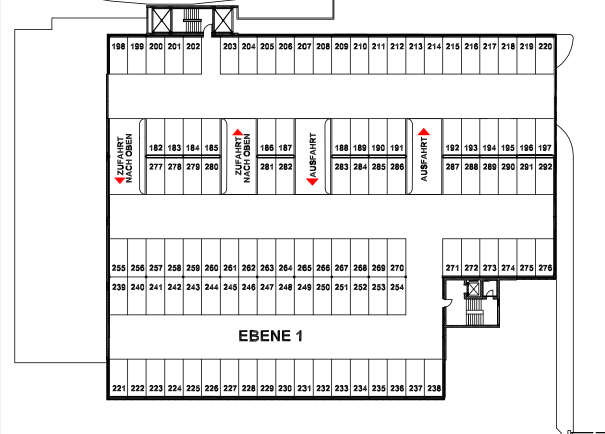
#> input picture test.png, 1210 x 868 px (shown at 1/2 size)
$ python -i test.py   (imports and definitions only)
#> lines starting #> are read from the running program, lines starting #| are printed output that depends on the picture; after the words box and inside, x2 and y2 are one past the last pixel; in counts of white or black regions, pixels touching at a corner belong together
import cv2
import numpy as np
import os
import io
import sys
import time
import fitz  # PyMuPDF
from PIL import Image, ImageTk
import tkinter as tk
from tkinter import ttk, filedialog, messagebox
import json

class RectangleEditor:
    # [609 lines left out: functions __init__, setup_ui, open_file, load_file, display_image_on_canvas, auto_detect and 20 more, not called in this run]


def is_pdf_file(file_path):
    """
    Überprüft, ob die angegebene Datei eine PDF-Datei ist.

    :param file_path: Pfad zur Datei
    :return: True wenn PDF, False sonst
    """
    return file_path.lower().endswith('.pdf')

# [46 lines left out: functions convert_pdf_to_images, pil_to_opencv, not called in this run]

def detect_rectangles(file_path, min_area=1000, epsilon_coef=0.02):
    """
    Erkennt Rechtecke in einem Bild oder PDF und gibt deren Bounding-Box-Koordinaten aus.

    :param file_path: Pfad zum Eingangsbild oder PDF
    :param min_area: Minimale Fläche eines Konturs, damit es als Rechteck gilt
    :param epsilon_coef: Koeffizient für die Polygon-Approximation
    :return: Liste von Rechtecken als (x_min, y_min, x_max, y_max) pro Seite/Bild
    """
#> called with file_path = 'test.png', min_area = 1000, epsilon_coef = 0.02
    all_rectangles = []

    # Überprüfen, ob es sich um eine PDF-Datei handelt
    if is_pdf_file(file_path):
        print(f"PDF-Datei erkannt: {file_path}")
        pil_images = convert_pdf_to_images(file_path)

        if not pil_images:
            print("Fehler: Konnte PDF nicht in Bilder konvertieren.")
            return all_rectangles

        print(f"PDF hat {len(pil_images)} Seite(n).")

        # Jede Seite der PDF verarbeiten
        for page_num, pil_image in enumerate(pil_images, start=1):
            print(f"\nVerarbeite Seite {page_num}...")
            img = pil_to_opencv(pil_image)
            rectangles = process_image_for_rectangles(img, min_area, epsilon_coef)

            # Rechtecke für diese Seite ausgeben
            print(f"Seite {page_num}: {len(rectangles)} Rechteck(e) gefunden")
            for idx, (x1, y1, x2, y2) in enumerate(rectangles, start=1):
                print(f"  Rechteck {idx}: x_min={x1}, y_min={y1}, x_max={x2}, y_max={y2}")

            all_rectangles.append(rectangles)

            # Visualisierung für jede Seite speichern
            cv2.imwrite(f"detected_rectangles_page_{page_num}.png", img)

    else:
        # Normales Bild verarbeiten
        print(f"Bild-Datei erkannt: {file_path}")
        img = cv2.imread(file_path)
#> img is the input picture: shape (868, 1210, 3); mean B, G, R 233.5, 233.5, 233.7
        if img is None:
            print(f"Fehler: Konnte Bild nicht laden: {file_path}")
            return all_rectangles

        rectangles = process_image_for_rectangles(img, min_area, epsilon_coef)

        # Rechtecke ausgeben
        for idx, (x1, y1, x2, y2) in enumerate(rectangles, start=1):
            print(f"Rechteck {idx}: x_min={x1}, y_min={y1}, x_max={x2}, y_max={y2}")

        all_rectangles.append(rectangles)

        # Visualisierung speichern
        cv2.imwrite("detected_rectangles.png", img)

    return all_rectangles

def process_image_for_rectangles(img, min_area=1000, epsilon_coef=0.02):
    """
    Verarbeitet ein OpenCV-Bild und erkennt Rechtecke darin.

    :param img: OpenCV-Bild (BGR-Format)
    :param min_area: Minimale Fläche eines Konturs
    :param epsilon_coef: Koeffizient für die Polygon-Approximation
    :return: Liste von Rechtecken als (x_min, y_min, x_max, y_max)
    """
#> called with min_area = 1000, epsilon_coef = 0.02
    gray = cv2.cvtColor(img, cv2.COLOR_BGR2GRAY)
    blurred = cv2.GaussianBlur(gray, (5, 5), 0)
    edges = cv2.Canny(blurred, 50, 150)
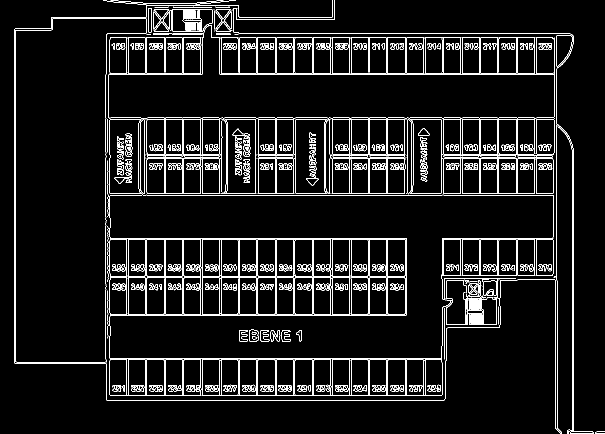
#> edges: shape (868, 1210) (shown at 1/2 size); 6.3% white in thin lines or dots

    contours, _ = cv2.findContours(edges, cv2.RETR_LIST, cv2.CHAIN_APPROX_SIMPLE)
#> contours = 1312 contours, 516 with area under 20; largest, box (x1, y1, x2, y2) and area: (219, 389, 1107, 792) 239104, (217, 50, 1110, 310) 152478, (219, 389, 1107, 718) 144053, (217, 50, 1109, 237) 79618, (404, 478, 811, 554) 29320
    rectangles = []

    for cnt in contours:
        area = cv2.contourArea(cnt)
        if area < min_area:
            continue

        # Polygon-Approximation
        peri = cv2.arcLength(cnt, True)
        approx = cv2.approxPolyDP(cnt, epsilon_coef * peri, True)

        # Vier Eckpunkte = mögliches Rechteck
        if len(approx) == 4 and cv2.isContourConvex(approx):
            xs = [pt[0][0] for pt in approx]
            ys = [pt[0][1] for pt in approx]
            x_min, x_max = min(xs), max(xs)
            y_min, y_max = min(ys), max(ys)
            rectangles.append((x_min, y_min, x_max, y_max))

            # Rechtecke im Bild markieren
            cv2.drawContours(img, [approx], -1, (0, 255, 0), 2)
#> this loop made 1312 passes
#> (area, peri, xs, ys, x_min, x_max, y_min, y_max) on passes 126, 127, 128, 129, 131, 132, 133, 134: (2439, 208.5, [851, 883, 882, 850], [719, 720, 791, 790], 850, 883, 719, 791), (2444.5, 209.1, [814, 847, 846, 813], [719, 721, 791, 790], 813, 847, 719, 791), (2516.5, 211.1, [777, 810, 809, 775], [719, 720, 791, 790], 775, 810, 719, 791), (2452.5, 210.7, [740, 772, 771, 738], [719, 720, 791, 790], 738, 772, 719, 791), (2444.5, 209.1, [703, 736, 735, 702], [719, 721, 791, 790], 702, 736, 719, 791), (2516.5, 211.1, [665, 699, 698, 664], [719, 721, 791, 790], 664, 699, 719, 791), (2447.5, 209.9, [629, 661, 660, 627], [719, 720, 791, 790], 627, 661, 719, 791), (2514.5, 211.9, [591, 624, 623, 589], [719, 720, 791, 790], 589, 624, 719, 791)
#> (area, peri, xs) on pass 538: (2505, 211.3, [705, 736, 734, 702])
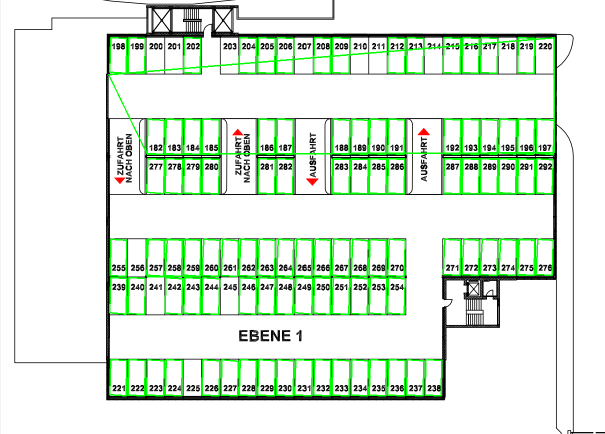
#> img: shape (868, 1210, 3) (shown at 1/2 size); 6.29% of pixels changed, all inside (x1, y1, x2, y2) = (216, 74, 1110, 793)
#> after the loop, rectangles = 104 items, first 6: (850, 719, 883, 791), (813, 719, 847, 791), (775, 719, 810, 791), (738, 719, 772, 791), (702, 719, 736, 791), (664, 719, 699, 791)

    return rectangles

# [29 lines not run here, left out]

>>> result = detect_rectangles('test.png')
#> the loop in detect_rectangles, `for idx, (x1, y1, x2, y2) in enumerate(rectangles, start=1):` made 104 passes
#> (x1, y1, x2, y2) on passes 1 to 12: (850, 719, 883, 791), (813, 719, 847, 791), (775, 719, 810, 791), (738, 719, 772, 791), (702, 719, 736, 791), (664, 719, 699, 791), (627, 719, 661, 791), (589, 719, 624, 791), (553, 719, 587, 791), (515, 719, 550, 791), (478, 719, 512, 791), (442, 719, 476, 791)
#| Rechteck 1: x_min=850, y_min=719, x_max=883, y_max=791
#| Rechteck 2: x_min=813, y_min=719, x_max=847, y_max=791
#| Rechteck 3: x_min=775, y_min=719, x_max=810, y_max=791
#| Rechteck 4: x_min=738, y_min=719, x_max=772, y_max=791
#| Rechteck 5: x_min=702, y_min=719, x_max=736, y_max=791
#| Rechteck 6: x_min=664, y_min=719, x_max=699, y_max=791
#| Rechteck 7: x_min=627, y_min=719, x_max=661, y_max=791
#| Rechteck 8: x_min=589, y_min=719, x_max=624, y_max=791
#> (further printed lines are left out)
#> result = 1 item
